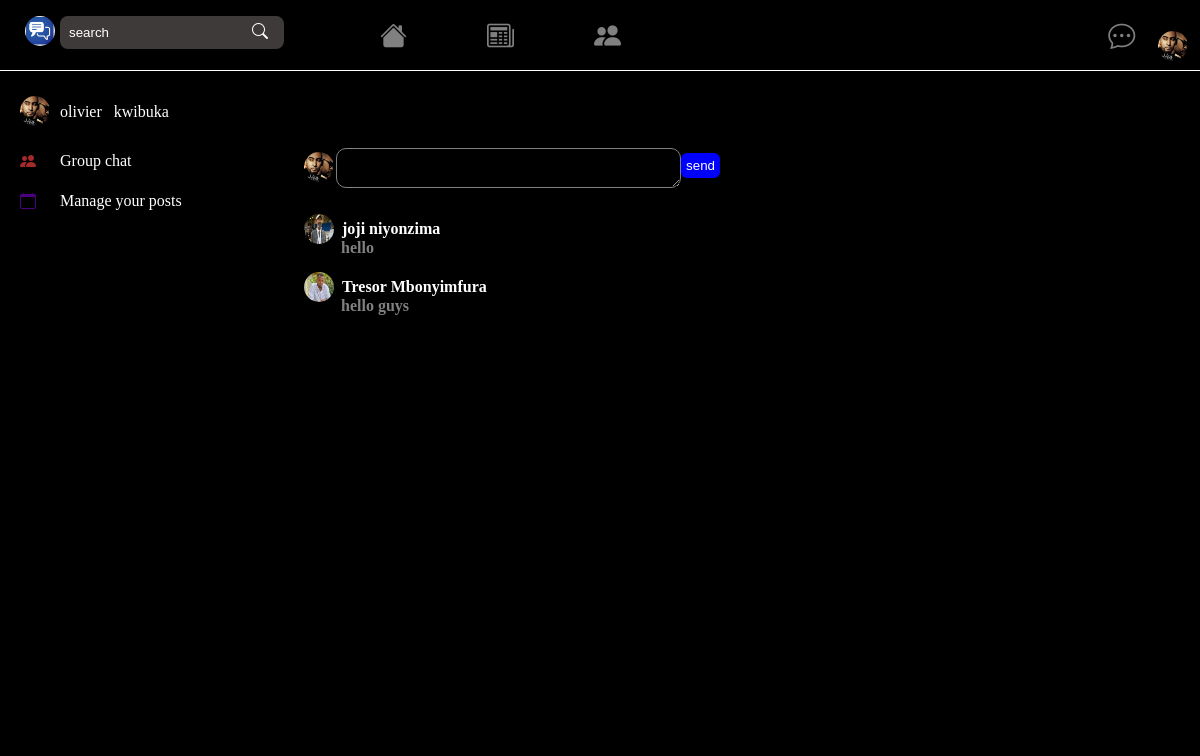
Screenshot of /user_pages/groupChat.php?id=8 (signed in) with the database file from the repository.
### tables this page shows
CREATE TABLE `groupchat` (
  `id` bigint(20) NOT NULL,
  `user_id` bigint(20) NOT NULL,
  `user_first_name` varchar(191) NOT NULL,
  `user_last_name` varchar(191) NOT NULL,
  `user_profile` varchar(191) NOT NULL,
  `message` varchar(191) NOT NULL,
  `created_at` timestamp NOT NULL DEFAULT current_timestamp() ON UPDATE current_timestamp()
);

### user_pages/groupChat.php (the view, shortened to what this page needs)
<?php include("../static_pages/header.php");
?>
<div class="section">
    <div class="container">
<?php include("../static_pages/left.php"); ?>
<div class="write_message">
    <div class="card">
    <div class="card_body">
    <div class="message_user_info">
    <img src="../profile_images/<?= $profile; ?>">
    </div>
        <?php
if(isset($_GET['id']))
{
    $id = mysqli_real_escape_string($con ,$_GET['id']);
    ?>
    <form action="../functions/groupChat_code.php?id=<?= $id ?>" method="post">
    <textarea placeholder="message" name="message">
    </textarea>
    <center>
    <button name="submit_message">send</button>
    </center>
    </form>
    <?php
}
?>
    <div class="card_container">
    <?php
    $query = "SELECT * FROM groupChat ORDER BY created_at DESC";
    $query_run = mysqli_query($con , $query);
    $sql = mysqli_num_rows($query_run);
    if($sql > 0)
    {
        while($row = mysqli_fetch_assoc($query_run))
        {
            ?>
<div class="card_body">
    <div class="comments_user_info">
    <img src="../profile_images/<?= $row['user_profile'] ?>" class="message_sender_img">
    <p><?= $row['user_last_name']; ?>&nbsp;<?= $row['user_first_name']; ?></p>
    </div>
    <div class="comment_text">
    <span><?= $row['message']; ?></span >
    </div>
    </div>
<?php
        }
    }
    else
    {
        echo"<span style='margin-left:7em;color:red;'>no chat found</span>";
    }
    ?>
    </div>
        </div>
    </div>
</div>
</div>
</div>
</body>
</html>

### user_pages/groupChat.php (style rules this page uses)
body { margin: 0; padding: 0; box-sizing: border-box; background-color: black; }
.section .container { background-color: black; display: flex; height: 100%; width: 100%; color: white; }
.card_body .comment_text { width:100%; height:auto; border-radius:10px; margin-top:-20px; padding:5px; color:grey; font-weight:bold; margin-left:2em; }
.comments_user_info { display:flex; }
.comments_user_info p { margin-left:8px; font-weight:bolder; }
.comments_user_info img { margin-top:10px; }
.write_message { border-radius:10px; padding:1em; position:absolute; left:24%; margin-top:2em; background:black; height:70%; border-radius:9px; border-style:outset; z-index:100px; top:13%; width:30rem; overflow-x:hidden; padding:1em; border:none; }
.message_user_info { display:flex; }
.message_user_info img { width:30px; height:30px; border-radius:50%; }
.write_message form { display:flex; flex-direction:row; width:80%; margin-left:2em; margin-top:-2.1em; }
.write_message form button { padding:5px; width:100%; background:blue; cursor:pointer; color:white; border-radius:6px; margin-top:5px; border:none; }
.write_message form textarea { height:3em; border:none; border-radius:10px; background:black; width:100%; color:white; border:1px solid grey; }
.message_sender_img { width:30px; height:30px; border-radius:50%; }

### rows the page displays
groupchat: user_profile (picture), user_last_name "joji", user_first_name "niyonzima", message "hello"
groupchat: user_profile (picture), user_last_name "Tresor", user_first_name "Mbonyimfura", message "hello guys"

### other values shown
$last_name "olivier"
$first_name "kwibuka"
